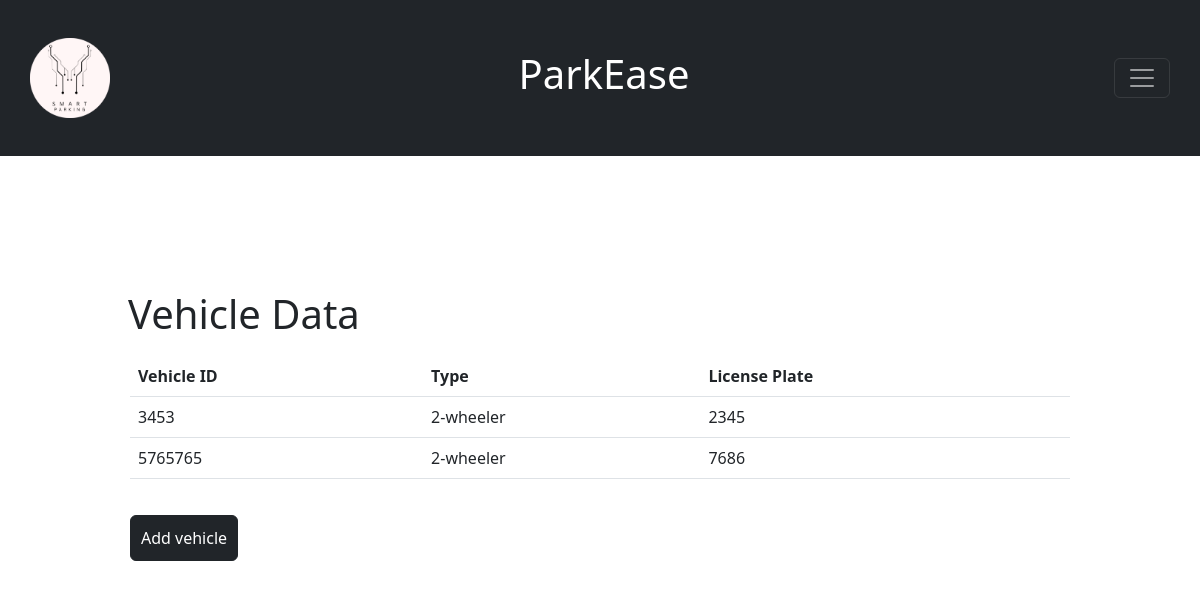
Page /vehicles (signed in) on the earlier database version.
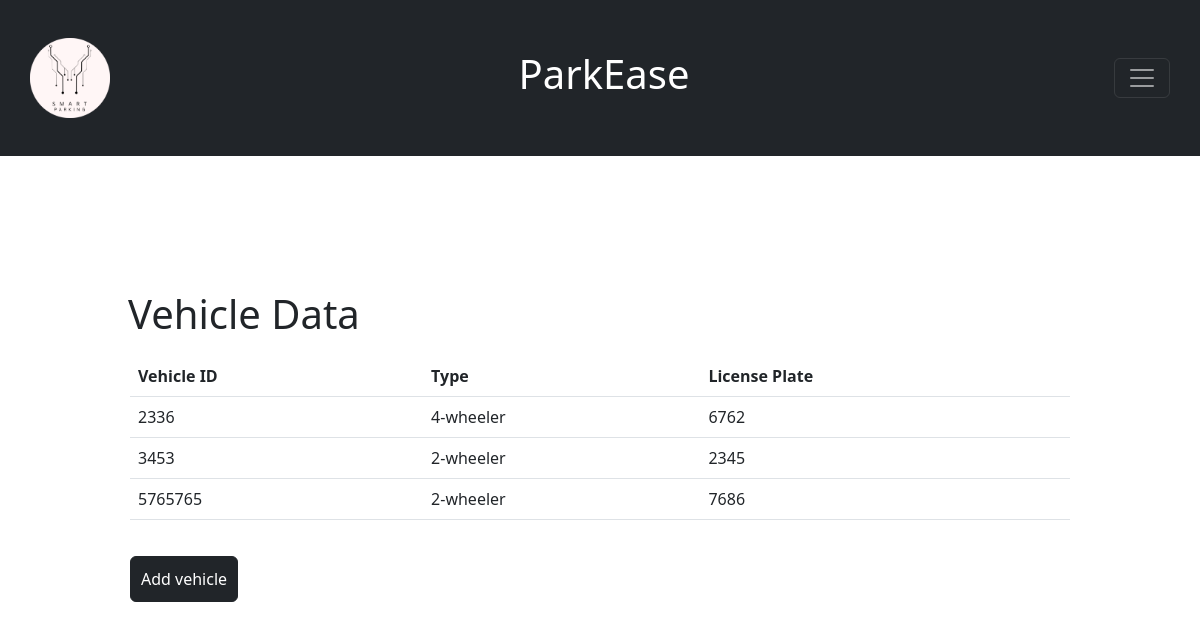
Same page on the later database version.
### main_project/main.py (models this page shows)
class Vehicle(db.Model):
    __tablename__ ='vehicles'
    rfid_no = db.Column(db.Integer, primary_key=True)
    vehicle_name = db.Column(db.String(80), nullable=False)
    vehicle_type = db.Column(db.String(80), nullable=False)
    vehicle_plate = db.Column(db.String(80), nullable=False)
    owner_id = db.Column(db.Integer, db.ForeignKey("users.id"))
    vehicle_status = db.Column(db.Boolean, nullable=False)

### main_project/main.py (the view)
@parking_system.route("/vehicles")
@login_required
def vehicles():
    vehicle_list = Vehicle.query.all()  # Get all vehicle information from table.
    return render_template("vehicles.html", user_logged_in=current_user.is_authenticated, v_list=vehicle_list)

### main_project/main.py (called while the page is built)
@login_manager.user_loader
def load_user(user_id):
    return User.query.get(int(user_id))

### main_project/templates/vehicles.html (shortened to what this page needs)
{% include "header.html" %}
<div class="veh-div">
  <div class="container-fluid">
    <div class="row">
      <div class="col-md-6 left veh-h1">
        <h1>Vehicle Data</h1>
      </div>
      <div class="col-md-6 right">
      </div>
    </div>
    <table class="table">
      <thead>
        <tr>
          <th>Vehicle ID</th>
          <th>Type</th>
          <th>License Plate</th>
        </tr>
      </thead>
      <tbody>
        {% for veh in v_list: %}
        <tr>
          <td>{{ veh.rfid_no }}</td>
          <td>{{ veh.vehicle_type }}</td>
          <td>{{ veh.vehicle_plate }}</td>
        </tr>
        {% endfor %}
      </tbody>
    </table>
    <div class="row">
      <a href="{{ url_for('vehicle_registration') }}">
        <button class="btn btn-dark btn-veh btn-large">
          Add vehicle
        </button>
      </a>
    </div>
  </div>
</div>

Differences in the rows shown:
added Vehicle: rfid_no "2336", vehicle_type "4-wheeler", vehicle_plate "6762"
